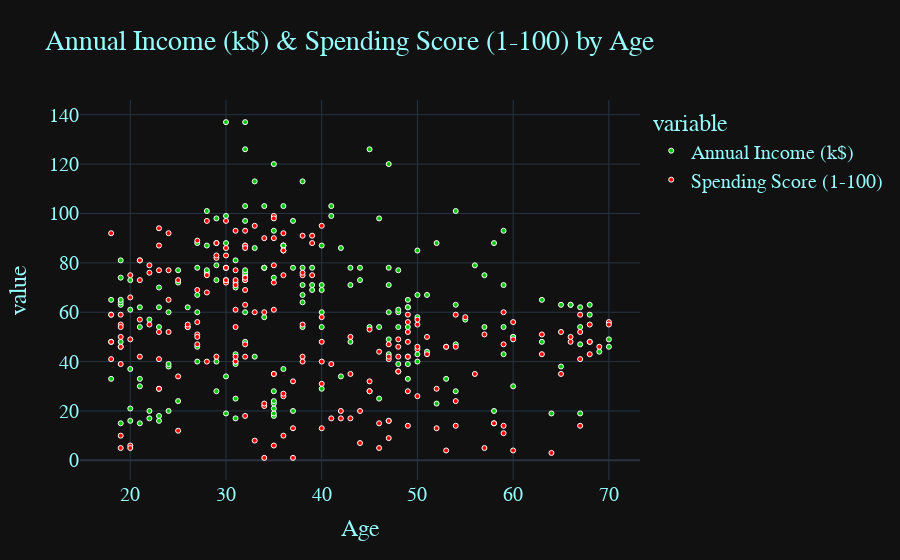

Here is the notebook cell this chart was saved with:
### Markdown cell above
"Annual Income (k$) & Spending Score (1-100) by Age"

### Code cell
fig = px.scatter(dataset, x = "Age",  y = ["Annual Income (k$)", "Spending Score (1-100)"], color = "variable",
                 color_discrete_sequence = ["#00C700", "#FF0000"],
                 title = "Annual Income (k$) & Spending Score (1-100) by Age")

fig.update_layout(template = "plotly_dark", font = dict(family = "PT Sans", size = 20, color = "#97FFFF"))
fig.update_traces(marker = dict(size = 5, line = dict(width = 1, color = "#FFFFFF")))

fig.show()

### Figure 1 — Plotly figure (JSON) as saved in the notebook; plotly's stock layout.template omitted (floating-point values rounded to 4 significant figures; data arrays with more than 128 entries replaced by an {"elided": "..."} marker saying what was removed)
{"data": [{"hovertemplate": "variable=Annual Income (k$)<br>Age=%{x}<br>value=%{y}<extra></extra>", "legendgroup": "Annual Income (k$)", "marker": {"color": "#00C700", "line": {"color": "#FFFFFF", "width": 1}, "size": 5, "symbol": "circle"}, "mode": "markers", "name": "Annual Income (k$)", "orientation": "v", "showlegend": true, "type": "scatter", "x": {"elided": "200 int values"}, "xaxis": "x", "y": {"elided": "200 int values"}, "yaxis": "y"}, {"hovertemplate": "variable=Spending Score (1-100)<br>Age=%{x}<br>value=%{y}<extra></extra>", "legendgroup": "Spending Score (1-100)", "marker": {"color": "#FF0000", "line": {"color": "#FFFFFF", "width": 1}, "size": 5, "symbol": "circle"}, "mode": "markers", "name": "Spending Score (1-100)", "orientation": "v", "showlegend": true, "type": "scatter", "x": {"elided": "200 int values"}, "xaxis": "x", "y": {"elided": "200 int values"}, "yaxis": "y"}], "layout": {"font": {"color": "#97FFFF", "family": "PT Sans", "size": 20}, "legend": {"title": {"text": "variable"}, "tracegroupgap": 0}, "title": {"text": "Annual Income (k$) & Spending Score (1-100) by Age"}, "xaxis": {"anchor": "y", "domain": [0, 1], "title": {"text": "Age"}}, "yaxis": {"anchor": "x", "domain": [0, 1], "title": {"text": "value"}}}}
